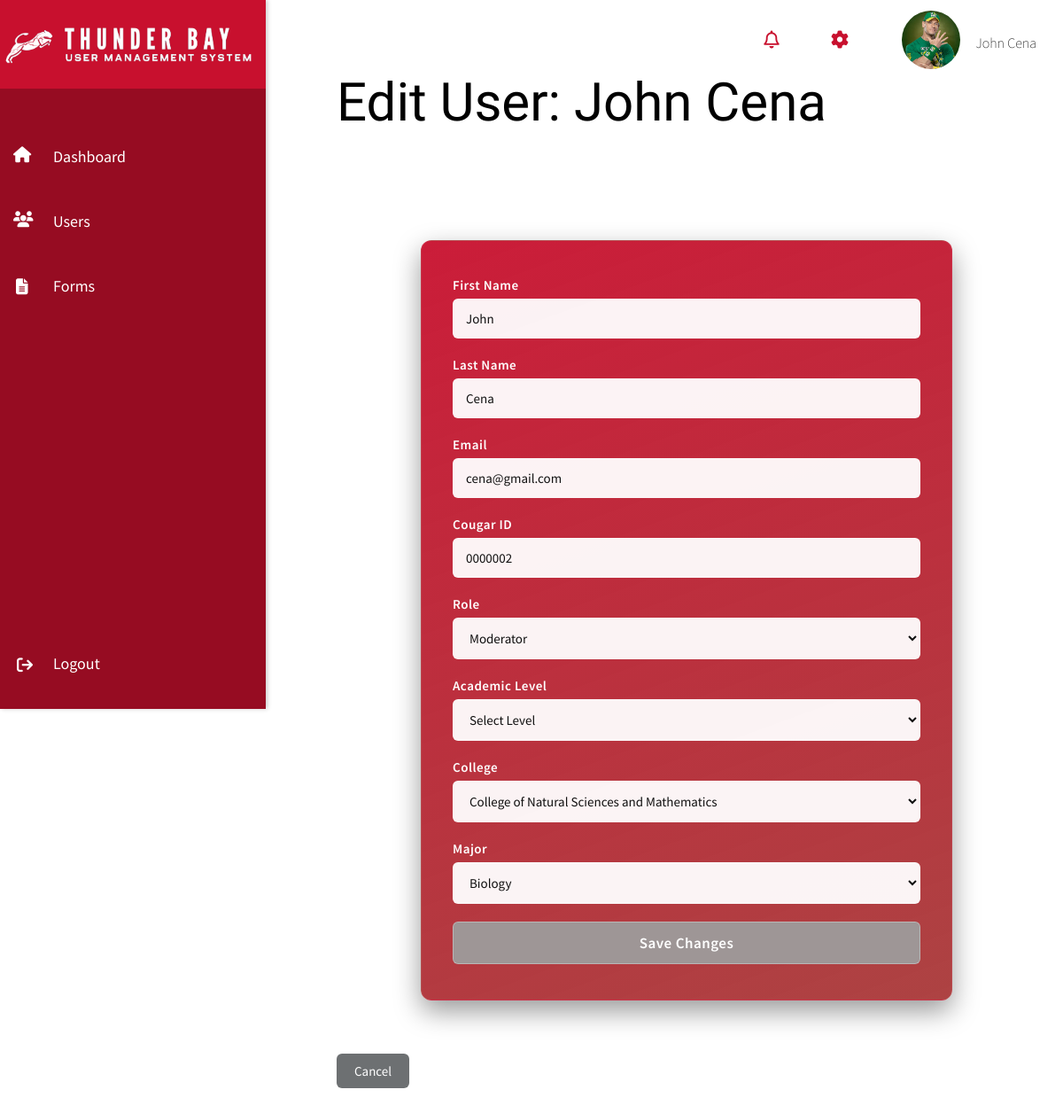
/user/16/edit/ (signed in), run on the app's committed database.
### usr_mgmt_app/models.py (models this page shows, shortened)
class UserProfile(AbstractUser):
    ROLE_CHOICES = [
        ('admin', 'Admin'),
        ('moderator', 'Moderator'),
        ('user', 'User'),
    ]
    ACADEMIC_LEVEL_CHOICES = [
        ('undergraduate', 'Undergraduate'),
        ('graduate', 'Graduate'),
    ]
    cougar_id = models.CharField(max_length=7,unique=True,null=True,blank=True,validators=[RegexValidator(regex=r'^\d{7}$', message='Cougar ID must be exactly 7 digits')])
    role = models.CharField(max_length=10, choices=ROLE_CHOICES, default='user')
    academic_level = models.CharField(max_length=15, choices=ACADEMIC_LEVEL_CHOICES, null=True, blank=True)
    profile_picture = models.ImageField(upload_to='profile_pictures/', null=True, blank=True)
    profile_banner = models.ImageField(upload_to='banner_pictures/', null=True,blank=True)
    bio = models.TextField(null=True, blank=True)
    is_active = models.BooleanField(default=True)
    created_at = models.DateTimeField(auto_now_add=True)
    updated_at = models.DateTimeField(auto_now=True)
    signature = models.ImageField(upload_to='signatures/', null=True, blank=True, validators=[validate_signature_file])
    groups = models.ManyToManyField(Group, related_name="userprofile_groups", blank=True)
    user_permissions = models.ManyToManyField(Permission, related_name="userprofile_permissions", blank=True)
    unit = models.ForeignKey(Unit, null=True, blank=True, on_delete=models.SET_NULL)
    class Meta:
        permissions = [
            ("can_read", "Can read data"),
            ("can_edit", "Can edit data"),
            ("can_manage_users", "Can activate/deactivate and delete users"),
            ("can_approve", "Can approve requests"),  # Added new permission
        ]

class Unit(models.Model):
    name = models.CharField(max_length=255)  # e.g., "Computer Science"
    code = models.SlugField(unique=True)     # e.g., "cs", "nsm"
    is_college = models.BooleanField(default=False)
    parent = models.ForeignKey(
        'self',
        null=True,
        blank=True,
        related_name='sub_units',
        on_delete=models.CASCADE
    )

### usr_mgmt_app/views.py (the view, shortened to what this page needs)
# urls.py: path('user/<int:user_id>/edit/', views.user_edit, name='user_edit'),  # Edit user
@permission_required('usr_mgmt_app.can_edit', raise_exception=True)
def user_edit(request, user_id):
    user = get_object_or_404(UserProfile, id=user_id)
    colleges = Unit.objects.filter(is_college=True)
    majors = Unit.objects.filter(is_college=False)
    return render(request, "user_edit.html", {"user": user,'colleges': colleges,'majors': majors,})

### templates/user_edit.html (shortened to what this page needs)
{% load static %}
<!DOCTYPE html>
<html lang="en">
<head>
    <link rel="stylesheet" href="{% static 'css/dashboard.css' %}">
    <link rel="stylesheet" href="{% static 'css/user_form.css' %}">
</head>
<body>
<nav class="navbar">
    <div class="navbar-content">
        <i id="notifications_icon" class="fa-regular fa-bell"></i>
<div class="dropdown-wrapper">
    <i id="settings_icon" class="fa-solid fa-gear"></i>
</div>
<div class="dropdown-wrapper">
    <div class="navbar_user">
        {% if user.profile_picture %}
            <img class="profile_picture" src="{{ user.profile_picture.url }}" alt="profile picture">
        {% else %}
            <img class="profile_picture" src="{% static 'images/default_profile.png' %}" alt="Default profile picture">
        {% endif %}
        <span class="navbar_username">{{ user.first_name }} {{ user.last_name }}</span>
    </div>
</div>
    </div>
</nav>
    <div class="sidebar">
        <div class = "logoContainer">
            <img class = "logo" src="{% static 'images/logo2.png' %}" alt="logo">
        </div>
    <div class="sidebar-content">
        <a href="{% url 'dashboard' %}" class="sidebar-link" data-icon="fa-house">Dashboard</a>
        <a href="{% url 'user_list' %}" class="sidebar-link" data-icon="fa-users">Users</a>
        <a href="{% url 'approval_requests' %}" class="sidebar-link" data-icon="fa-file-alt">Forms</a>
    </div>
        <div class="logout-container">
            <a href="{% url 'logout' %}" class="logout-btn">Logout</a>
            <i id = "logoutIcon" class="fa-solid fa-arrow-right-from-bracket"></i>
        </div>
    </div>
    <div class="main-content">
        <h1>Edit User: {{ user.first_name }} {{ user.last_name }}</h1>
        <form method="POST" action="{% url 'user_edit' user.id %}" class="user-form">
            <label for="id_first_name">First Name</label>
            <input type="text" id="id_first_name" name="first_name" value="{{ user.first_name }}" required>
            <label for="id_last_name">Last Name</label>
            <input type="text" id="id_last_name" name="last_name" value="{{ user.last_name }}" required>
            <label for="id_email">Email</label>
            <input type="email" id="id_email" name="email" value="{{ user.email }}" required>
            <label for="id_cougar_id">Cougar ID</label>
            <input type="text" id="id_cougar_id" name="cougar_id" value="{{ user.cougar_id }}" pattern="\d{7}" maxlength="7" placeholder="e.g. 1234567">
            <label for="id_role">Role</label>
            <select id="id_role" name="role">
                <option value="moderator" {% if user.role == 'moderator' %}selected{% endif %}>Moderator</option>
            </select>
        <label for="id_academic_level">Academic Level</label>
        <select id="id_academic_level" name="academic_level">
            <option value="">Select Level</option>
        </select>
        <label for="college-select">College</label>
        <select id="college-select" name="college" required>
            {% for college in colleges %}
                <option value="{{ college.id }}"
                    {% if user.unit and user.unit.parent and user.unit.parent.id == college.id %}
                        selected
                    {% endif %}
                >{{ college.name }}</option>
            {% endfor %}
        </select>
        <label for="unit-select">Major</label>
        <select id="unit-select" name="unit" required>
            {% for major in majors %}
                <option value="{{ major.id }}" data-parent="{{ major.parent.id }}"
                    {% if user.unit and user.unit.id == major.id %}
                        selected
                    {% endif %}
                >{{ major.name }}</option>
            {% endfor %}
        </select>
            <button type="submit" class="btn-submit">Save Changes</button>
        </form>
    <a href="{% url 'user_list' %}" class="btn-back">Cancel</a>
    </div>
</body>
</html>

### static/css/dashboard.css (style rules this page uses)
* { margin: 0; padding: 0; box-sizing: border-box; font-family: Source Sans Pro,sans-serif; }
body { background: rgb(255,255,255); color: black; z-index: 1; overflow-x:hidden; }
h1 { font-weight: lighter; font-size:60px; font-family: "League Gothic",sans-serif; }
.navbar { padding: 15px 30px; position: fixed; top: 0; left: 300px; right: 0; height: 80px; display: flex; align-items: center; justify-content: space-between; z-index: 1000; flex-direction: row; font-family: Source Sans Pro,sans-serif; color: black; }
.navbar-content { display: flex; width: 100%; justify-content: right; align-items: center; flex-grow: 1; flex-direction: row; padding: 10px 0 0 10px; }
.navbar-content > * { margin-left: 1%; }
.navbar_user { display: flex; flex-direction: row; align-items: center; margin-left: 50px; transition: transform 0.3s ease-in-out; padding-right:2%; }
.navbar_username { padding: 15px 0 10px 15px; font-weight: lighter; white-space: nowrap; flex-shrink: 0; }
#settings_icon { font-size: 20px; margin-left:50px; transition: transform 0.3s ease-in-out; color:rgb(200,16,46); }
#notifications_icon { font-size: 20px; transition: transform 0.3s ease-in-out; color:rgb(200,16,46); }
.dropdown-wrapper { position: relative; }
.profile_picture { width: 70px; height: 70px; border-radius: 50%; object-fit: cover; border: 2px solid #fff; }
.main-content { margin-left: 350px; margin-top: 50px; padding: 30px; min-height: 100vh; font-family: Source Sans Pro,sans-serif; overflow-y: scroll; }
.sidebar { height: 100vh; width: 300px; position: fixed; top: 0; left: 0; background: rgb(150,12,34); padding-top: 120px; overflow-y: hidden; overflow-x: hidden; box-shadow: 2px 0px 5px rgba(0, 0, 0, 0.2); z-index: 1001; justify-content: space-between; display: flex; flex-direction: column; font-family: Source Sans Pro,sans-serif; }
.logoContainer { position: absolute; max-width: 500px; width:100%; max-height:100px; height:100%; top: 0; padding-top:10%; background: rgb(200,16,46); }
.logo { position: relative; max-width: 95%; }
.sidebar-content { flex-grow: 1; display: flex; flex-direction: column; margin-top:10%; }
.sidebar-link { position: relative; display: block; padding-left: 40px; font-size: 18px; color: white; }
.sidebar-link::before { content: ""; position: absolute; left: 15px; font-family: "Font Awesome 5 Free"; font-weight: 900; font-size: 18px; color:white; }
.sidebar-link[data-icon="fa-house"]::before { content: "\f015"; color:grey; }
.sidebar-link[data-icon="fa-users"]::before { content: "\f0c0"; color: white; }
.sidebar-link[data-icon="fa-file-alt"]::before { content: "\f15c"; color: white; margin-top:1%; margin-left:1%; }
.sidebar a { display: block; color: rgba(255, 255, 255); padding: 15px 15px 20px 60px; text-decoration: none; font-size: 18px; transition: background 0.3s ease, color 0.3s ease; z-index:1003; }
.sidebar-content a { margin-bottom: 5%; }
#logoutIcon { font-size: 18px; color: rgb(255,255,255); z-index:1002; transform: translate(105%,-215%); }
.logout-btn { padding: 10px 20px; text-decoration: none; border-radius: 5px; transition: background 0.3s ease; z-index:1003; }
.main-content { opacity: 0; animation: fadeIn 1s ease-in-out forwards; }
.navbar i, .sidebar i { transition: transform 0.3s ease-in-out; }

### data on the page
UserProfile: profile_picture (picture), first_name "John", last_name "Cena", email "cena@gmail.com", cougar_id "0000002", role "Moderator", college "College of Natural Sciences and Mathematics", unit "Biology"
